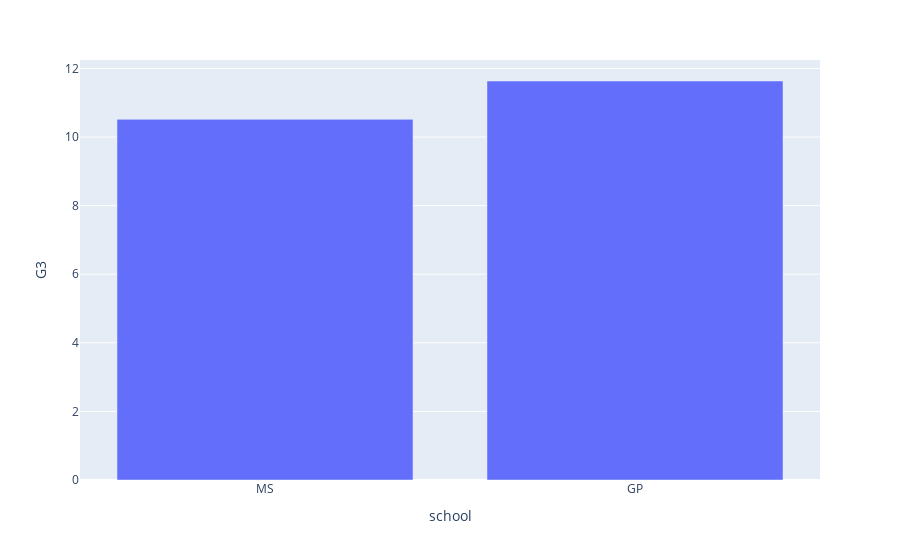
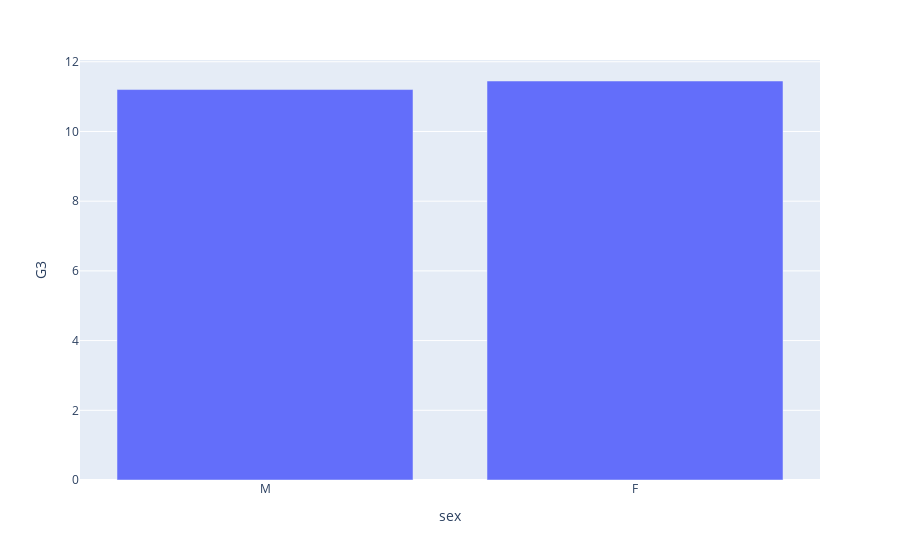
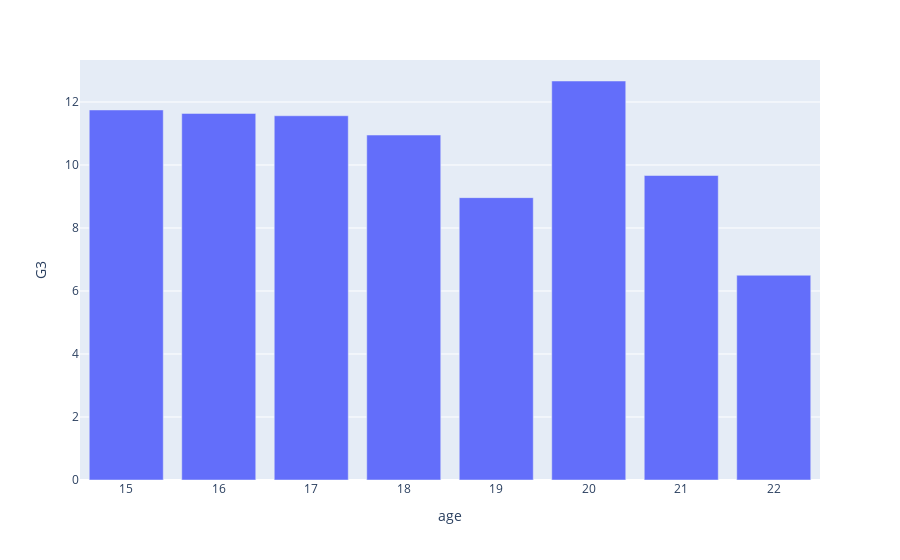
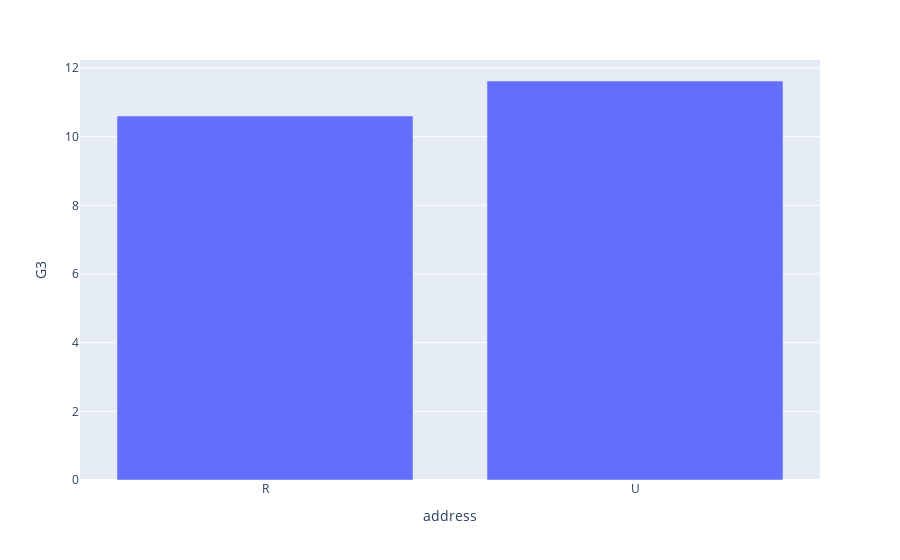

The notebook cell saved with these charts, in order:
### Code cell
we_need=['school', 'sex', 'age', 'address', 'famsize', 'Pstatus', 'Medu', 'Fedu',
       'Mjob', 'Fjob', 'reason', 'guardian']
for i in we_need:
  bar_plot_column(i)

### Figure 1 — Plotly figure (JSON) as saved in the notebook; plotly's stock layout.template omitted (floating-point values rounded to 4 significant figures)
{"data": [{"alignmentgroup": "True", "hovertemplate": "school=%{x}<br>G3=%{y}<extra></extra>", "legendgroup": "", "marker": {"color": "#636efa", "pattern": {"shape": ""}}, "name": "", "offsetgroup": "", "orientation": "v", "showlegend": false, "textposition": "auto", "type": "bar", "x": ["MS", "GP"], "xaxis": "x", "y": [10.51, 11.63], "yaxis": "y"}], "layout": {"barmode": "relative", "legend": {"tracegroupgap": 0}, "margin": {"t": 60}, "xaxis": {"anchor": "y", "domain": [0, 1], "title": {"text": "school"}}, "yaxis": {"anchor": "x", "domain": [0, 1], "title": {"text": "G3"}}}}

### Figure 2 — Plotly figure (JSON) as saved in the notebook; plotly's stock layout.template omitted (floating-point values rounded to 4 significant figures)
{"data": [{"alignmentgroup": "True", "hovertemplate": "sex=%{x}<br>G3=%{y}<extra></extra>", "legendgroup": "", "marker": {"color": "#636efa", "pattern": {"shape": ""}}, "name": "", "offsetgroup": "", "orientation": "v", "showlegend": false, "textposition": "auto", "type": "bar", "x": ["M", "F"], "xaxis": "x", "y": [11.2, 11.45], "yaxis": "y"}], "layout": {"barmode": "relative", "legend": {"tracegroupgap": 0}, "margin": {"t": 60}, "xaxis": {"anchor": "y", "domain": [0, 1], "title": {"text": "sex"}}, "yaxis": {"anchor": "x", "domain": [0, 1], "title": {"text": "G3"}}}}

### Figure 3 — Plotly figure (JSON) as saved in the notebook; plotly's stock layout.template omitted (floating-point values rounded to 4 significant figures)
{"data": [{"alignmentgroup": "True", "hovertemplate": "age=%{x}<br>G3=%{y}<extra></extra>", "legendgroup": "", "marker": {"color": "#636efa", "pattern": {"shape": ""}}, "name": "", "offsetgroup": "", "orientation": "v", "showlegend": false, "textposition": "auto", "type": "bar", "x": [22, 19, 21, 18, 17, 16, 15, 20], "xaxis": "x", "y": [6.5, 8.964, 9.667, 10.95, 11.56, 11.64, 11.75, 12.67], "yaxis": "y"}], "layout": {"barmode": "relative", "legend": {"tracegroupgap": 0}, "margin": {"t": 60}, "xaxis": {"anchor": "y", "domain": [0, 1], "title": {"text": "age"}}, "yaxis": {"anchor": "x", "domain": [0, 1], "title": {"text": "G3"}}}}

### Figure 4 — Plotly figure (JSON) as saved in the notebook; plotly's stock layout.template omitted (floating-point values rounded to 4 significant figures)
{"data": [{"alignmentgroup": "True", "hovertemplate": "address=%{x}<br>G3=%{y}<extra></extra>", "legendgroup": "", "marker": {"color": "#636efa", "pattern": {"shape": ""}}, "name": "", "offsetgroup": "", "orientation": "v", "showlegend": false, "textposition": "auto", "type": "bar", "x": ["R", "U"], "xaxis": "x", "y": [10.6, 11.62], "yaxis": "y"}], "layout": {"barmode": "relative", "legend": {"tracegroupgap": 0}, "margin": {"t": 60}, "xaxis": {"anchor": "y", "domain": [0, 1], "title": {"text": "address"}}, "yaxis": {"anchor": "x", "domain": [0, 1], "title": {"text": "G3"}}}}
